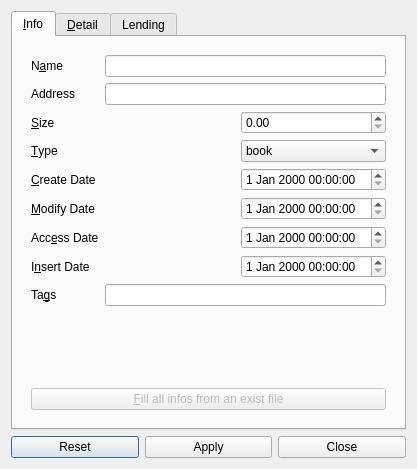
<?xml version="1.0" encoding="UTF-8"?>
<ui version="4.0">
 <class>infoDialog</class>
 <widget class="QDialog" name="infoDialog">
  <property name="geometry">
   <rect>
    <x>0</x>
    <y>0</y>
    <width>417</width>
    <height>469</height>
   </rect>
  </property>
  <property name="windowTitle">
   <string>Infos</string>
  </property>
  <property name="windowIcon">
   <iconset resource="QtRc.qrc">
    <normaloff>:/image/images/info.png</normaloff>:/image/images/info.png</iconset>
  </property>
  <property name="locale">
   <locale language="English" country="UnitedKingdom"/>
  </property>
  <layout class="QGridLayout" name="gridLayout_6">
   <item row="1" column="0">
    <widget class="QPushButton" name="resetButton">
     <property name="text">
      <string>Reset</string>
     </property>
    </widget>
   </item>
   <item row="1" column="1">
    <widget class="QPushButton" name="applyButton">
     <property name="text">
      <string>Apply</string>
     </property>
    </widget>
   </item>
   <item row="1" column="2">
    <widget class="QPushButton" name="closeButton">
     <property name="text">
      <string>Close</string>
     </property>
    </widget>
   </item>
   <item row="0" column="0" colspan="3">
    <widget class="QTabWidget" name="tabs">
     <widget class="QWidget" name="infoTab">
      <attribute name="title">
       <string>&amp;Info</string>
      </attribute>
      <layout class="QGridLayout" name="gridLayout_12">
       <item row="0" column="0">
        <widget class="QStackedWidget" name="infoSW">
         <widget class="QWidget" name="fileInfo">
          <layout class="QGridLayout" name="gridLayout_2">
           <item row="0" column="0">
            <widget class="QLabel" name="labelNameFile">
             <property name="text">
              <string>N&amp;ame</string>
             </property>
             <property name="buddy">
              <cstring>infoNameEdit</cstring>
             </property>
            </widget>
           </item>
           <item row="0" column="1" colspan="2">
            <widget class="QLineEdit" name="infoNameEdit"/>
           </item>
           <item row="2" column="0">
            <widget class="QLabel" name="labelSizeFile">
             <property name="text">
              <string>&amp;Size</string>
             </property>
             <property name="buddy">
              <cstring>infoSizeSpin</cstring>
             </property>
            </widget>
           </item>
           <item row="2" column="1">
            <spacer name="horizontalSpacer">
             <property name="orientation">
              <enum>Qt::Horizontal</enum>
             </property>
             <property name="sizeHint" stdset="0">
              <size>
               <width>116</width>
               <height>20</height>
              </size>
             </property>
            </spacer>
           </item>
           <item row="2" column="2">
            <widget class="QDoubleSpinBox" name="infoSizeSpin">
             <property name="maximum">
              <double>1024.990000000000009</double>
             </property>
            </widget>
           </item>
           <item row="3" column="0">
            <widget class="QLabel" name="labelTypeFile">
             <property name="text">
              <string>&amp;Type</string>
             </property>
             <property name="buddy">
              <cstring>infoTypeCombo</cstring>
             </property>
            </widget>
           </item>
           <item row="3" column="1">
            <spacer name="horizontalSpacer_2">
             <property name="orientation">
              <enum>Qt::Horizontal</enum>
             </property>
             <property name="sizeHint" stdset="0">
              <size>
               <width>116</width>
               <height>20</height>
              </size>
             </property>
            </spacer>
           </item>
           <item row="3" column="2">
            <widget class="QComboBox" name="infoTypeCombo">
             <property name="currentIndex">
              <number>0</number>
             </property>
             <item>
              <property name="text">
               <string>book</string>
              </property>
             </item>
             <item>
              <property name="text">
               <string>e-book</string>
              </property>
             </item>
             <item>
              <property name="text">
               <string>image</string>
              </property>
             </item>
             <item>
              <property name="text">
               <string>music</string>
              </property>
             </item>
             <item>
              <property name="text">
               <string>video</string>
              </property>
             </item>
             <item>
              <property name="text">
               <string>other</string>
              </property>
             </item>
            </widget>
           </item>
           <item row="4" column="0">
            <widget class="QLabel" name="labelDateCreateFile">
             <property name="text">
              <string>&amp;Create Date</string>
             </property>
             <property name="buddy">
              <cstring>infoDateCreate</cstring>
             </property>
            </widget>
           </item>
           <item row="4" column="1">
            <spacer name="horizontalSpacer_3">
             <property name="orientation">
              <enum>Qt::Horizontal</enum>
             </property>
             <property name="sizeHint" stdset="0">
              <size>
               <width>116</width>
               <height>20</height>
              </size>
             </property>
            </spacer>
           </item>
           <item row="4" column="2">
            <widget class="QDateTimeEdit" name="infoDateCreate"/>
           </item>
           <item row="5" column="0">
            <widget class="QLabel" name="labelDateModifyFile">
             <property name="text">
              <string>&amp;Modify Date</string>
             </property>
             <property name="buddy">
              <cstring>infoDateModify</cstring>
             </property>
            </widget>
           </item>
           <item row="5" column="1">
            <spacer name="horizontalSpacer_9">
             <property name="orientation">
              <enum>Qt::Horizontal</enum>
             </property>
             <property name="sizeHint" stdset="0">
              <size>
               <width>116</width>
               <height>20</height>
              </size>
             </property>
            </spacer>
           </item>
           <item row="5" column="2">
            <widget class="QDateTimeEdit" name="infoDateModify"/>
           </item>
           <item row="6" column="0">
            <widget class="QLabel" name="labelDateAccessFile">
             <property name="text">
              <string>Acc&amp;ess Date</string>
             </property>
             <property name="buddy">
              <cstring>infoDateAccess</cstring>
             </property>
            </widget>
           </item>
           <item row="6" column="1">
            <spacer name="horizontalSpacer_10">
             <property name="orientation">
              <enum>Qt::Horizontal</enum>
             </property>
             <property name="sizeHint" stdset="0">
              <size>
               <width>116</width>
               <height>20</height>
              </size>
             </property>
            </spacer>
           </item>
           <item row="6" column="2">
            <widget class="QDateTimeEdit" name="infoDateAccess"/>
           </item>
           <item row="7" column="0">
            <widget class="QLabel" name="labelDateInsertFile">
             <property name="text">
              <string>I&amp;nsert Date</string>
             </property>
             <property name="buddy">
              <cstring>infoDateInsert</cstring>
             </property>
            </widget>
           </item>
           <item row="7" column="1">
            <spacer name="horizontalSpacer_11">
             <property name="orientation">
              <enum>Qt::Horizontal</enum>
             </property>
             <property name="sizeHint" stdset="0">
              <size>
               <width>116</width>
               <height>20</height>
              </size>
             </property>
            </spacer>
           </item>
           <item row="7" column="2">
            <widget class="QDateTimeEdit" name="infoDateInsert"/>
           </item>
           <item row="8" column="0">
            <widget class="QLabel" name="labelTagsFile">
             <property name="text">
              <string>Ta&amp;gs</string>
             </property>
             <property name="buddy">
              <cstring>infoTagsEdit</cstring>
             </property>
            </widget>
           </item>
           <item row="8" column="1" colspan="2">
            <widget class="QLineEdit" name="infoTagsEdit"/>
           </item>
           <item row="9" column="0" colspan="3">
            <spacer name="verticalSpacer">
             <property name="orientation">
              <enum>Qt::Vertical</enum>
             </property>
             <property name="sizeHint" stdset="0">
              <size>
               <width>20</width>
               <height>40</height>
              </size>
             </property>
            </spacer>
           </item>
           <item row="10" column="0" colspan="3">
            <widget class="QPushButton" name="fillFromFile">
             <property name="enabled">
              <bool>false</bool>
             </property>
             <property name="text">
              <string>&amp;Fill all infos from an exist file</string>
             </property>
            </widget>
           </item>
           <item row="1" column="0">
            <widget class="QLabel" name="labelAddress">
             <property name="text">
              <string>Address</string>
             </property>
            </widget>
           </item>
           <item row="1" column="1" colspan="2">
            <widget class="QLineEdit" name="infoAddress">
             <property name="readOnly">
              <bool>true</bool>
             </property>
            </widget>
           </item>
          </layout>
         </widget>
         <widget class="QWidget" name="dirInfo">
          <layout class="QGridLayout" name="gridLayout_8">
           <item row="0" column="0">
            <widget class="QLabel" name="labelNameDir">
             <property name="text">
              <string>N&amp;ame</string>
             </property>
             <property name="buddy">
              <cstring>dirInfoName</cstring>
             </property>
            </widget>
           </item>
           <item row="0" column="1">
            <widget class="QLineEdit" name="dirInfoName"/>
           </item>
           <item row="2" column="0">
            <widget class="QLabel" name="labelTagsDir">
             <property name="text">
              <string>Ta&amp;gs</string>
             </property>
             <property name="buddy">
              <cstring>dirInfoTags</cstring>
             </property>
            </widget>
           </item>
           <item row="2" column="1">
            <widget class="QLineEdit" name="dirInfoTags"/>
           </item>
           <item row="3" column="0">
            <widget class="QLabel" name="labelDateCreateDir">
             <property name="text">
              <string>&amp;Create Date</string>
             </property>
             <property name="buddy">
              <cstring>dirInfoDateCreate</cstring>
             </property>
            </widget>
           </item>
           <item row="3" column="1">
            <widget class="QDateTimeEdit" name="dirInfoDateCreate"/>
           </item>
           <item row="4" column="0">
            <widget class="QLabel" name="labelDateModifyDir">
             <property name="text">
              <string>&amp;Modify Date</string>
             </property>
             <property name="buddy">
              <cstring>dirInfoDateModify</cstring>
             </property>
            </widget>
           </item>
           <item row="4" column="1">
            <widget class="QDateTimeEdit" name="dirInfoDateModify"/>
           </item>
           <item row="5" column="0">
            <widget class="QLabel" name="labelDateAccessDir">
             <property name="text">
              <string>Acc&amp;ess Date</string>
             </property>
             <property name="buddy">
              <cstring>dirInfoDateAccess</cstring>
             </property>
            </widget>
           </item>
           <item row="5" column="1">
            <widget class="QDateTimeEdit" name="dirInfoDateAccess"/>
           </item>
           <item row="6" column="0">
            <widget class="QLabel" name="labelDateInsertDir">
             <property name="text">
              <string>I&amp;nsert Date</string>
             </property>
             <property name="buddy">
              <cstring>dirInfoDateInsert</cstring>
             </property>
            </widget>
           </item>
           <item row="6" column="1">
            <widget class="QDateTimeEdit" name="dirInfoDateInsert"/>
           </item>
           <item row="7" column="0">
            <widget class="QLabel" name="labelDecription">
             <property name="text">
              <string>De&amp;scription</string>
             </property>
             <property name="buddy">
              <cstring>dirInfoDescription</cstring>
             </property>
            </widget>
           </item>
           <item row="7" column="1" rowspan="2">
            <widget class="QTextEdit" name="dirInfoDescription"/>
           </item>
           <item row="8" column="0">
            <spacer name="verticalSpacer_2">
             <property name="orientation">
              <enum>Qt::Vertical</enum>
             </property>
             <property name="sizeHint" stdset="0">
              <size>
               <width>78</width>
               <height>67</height>
              </size>
             </property>
            </spacer>
           </item>
           <item row="9" column="0" colspan="2">
            <widget class="QPushButton" name="fillFromDir">
             <property name="enabled">
              <bool>false</bool>
             </property>
             <property name="text">
              <string>&amp;Fill all infos recursively from an exist directory</string>
             </property>
            </widget>
           </item>
           <item row="1" column="0">
            <widget class="QLabel" name="labelAddressDir">
             <property name="text">
              <string>Address</string>
             </property>
            </widget>
           </item>
           <item row="1" column="1">
            <widget class="QLineEdit" name="dirInfoAddress">
             <property name="readOnly">
              <bool>true</bool>
             </property>
            </widget>
           </item>
          </layout>
         </widget>
        </widget>
       </item>
      </layout>
     </widget>
     <widget class="QWidget" name="detailTab">
      <attribute name="title">
       <string>&amp;Detail</string>
      </attribute>
      <layout class="QGridLayout" name="gridLayout_13">
       <item row="0" column="0">
        <widget class="QStackedWidget" name="detailSW">
         <widget class="QWidget" name="bookDetail">
          <layout class="QGridLayout" name="gridLayout_5">
           <item row="0" column="0">
            <widget class="QLabel" name="labelAuthorBook">
             <property name="text">
              <string>&amp;Author</string>
             </property>
             <property name="buddy">
              <cstring>detailBookAuthor</cstring>
             </property>
            </widget>
           </item>
           <item row="0" column="1" colspan="2">
            <widget class="QLineEdit" name="detailBookAuthor"/>
           </item>
           <item row="1" column="0">
            <widget class="QLabel" name="labelImprintInfo">
             <property name="text">
              <string>Im&amp;print Info</string>
             </property>
             <property name="buddy">
              <cstring>detailBookImprintInfo</cstring>
             </property>
            </widget>
           </item>
           <item row="1" column="1" colspan="2">
            <widget class="QLineEdit" name="detailBookImprintInfo"/>
           </item>
           <item row="2" column="0">
            <widget class="QLabel" name="labelCallNumber">
             <property name="text">
              <string>Call &amp;Number</string>
             </property>
             <property name="buddy">
              <cstring>detailBookCallNumber</cstring>
             </property>
            </widget>
           </item>
           <item row="2" column="1" colspan="2">
            <widget class="QLineEdit" name="detailBookCallNumber"/>
           </item>
           <item row="3" column="0">
            <widget class="QLabel" name="labelYearBook">
             <property name="text">
              <string>&amp;Year</string>
             </property>
             <property name="buddy">
              <cstring>detailBookYearSpin</cstring>
             </property>
            </widget>
           </item>
           <item row="3" column="1">
            <spacer name="horizontalSpacer_7">
             <property name="orientation">
              <enum>Qt::Horizontal</enum>
             </property>
             <property name="sizeHint" stdset="0">
              <size>
               <width>206</width>
               <height>20</height>
              </size>
             </property>
            </spacer>
           </item>
           <item row="3" column="2">
            <widget class="QSpinBox" name="detailBookYearSpin">
             <property name="maximum">
              <number>99999</number>
             </property>
            </widget>
           </item>
           <item row="4" column="0">
            <widget class="QLabel" name="labelPageBook">
             <property name="text">
              <string>Pa&amp;ge</string>
             </property>
             <property name="buddy">
              <cstring>detailBookPageSpin</cstring>
             </property>
            </widget>
           </item>
           <item row="4" column="1">
            <spacer name="horizontalSpacer_8">
             <property name="orientation">
              <enum>Qt::Horizontal</enum>
             </property>
             <property name="sizeHint" stdset="0">
              <size>
               <width>206</width>
               <height>20</height>
              </size>
             </property>
            </spacer>
           </item>
           <item row="4" column="2">
            <widget class="QSpinBox" name="detailBookPageSpin">
             <property name="maximum">
              <number>99999</number>
             </property>
            </widget>
           </item>
          </layout>
         </widget>
         <widget class="QWidget" name="ebookDetail">
          <layout class="QGridLayout" name="gridLayout_4">
           <item row="0" column="0">
            <widget class="QLabel" name="labelTitleEBook">
             <property name="text">
              <string>&amp;Title</string>
             </property>
             <property name="buddy">
              <cstring>detailEbookTitle</cstring>
             </property>
            </widget>
           </item>
           <item row="0" column="1" colspan="2">
            <widget class="QLineEdit" name="detailEbookTitle"/>
           </item>
           <item row="1" column="0">
            <widget class="QLabel" name="labelAuthorEBook">
             <property name="text">
              <string>&amp;Author</string>
             </property>
             <property name="buddy">
              <cstring>detailEbookAuthor</cstring>
             </property>
            </widget>
           </item>
           <item row="1" column="1" colspan="2">
            <widget class="QLineEdit" name="detailEbookAuthor"/>
           </item>
           <item row="2" column="0">
            <widget class="QLabel" name="labelYearEBook">
             <property name="text">
              <string>&amp;Year</string>
             </property>
             <property name="buddy">
              <cstring>detailEbookYearSpin</cstring>
             </property>
            </widget>
           </item>
           <item row="2" column="1">
            <spacer name="horizontalSpacer_5">
             <property name="orientation">
              <enum>Qt::Horizontal</enum>
             </property>
             <property name="sizeHint" stdset="0">
              <size>
               <width>244</width>
               <height>20</height>
              </size>
             </property>
            </spacer>
           </item>
           <item row="2" column="2">
            <widget class="QSpinBox" name="detailEbookYearSpin">
             <property name="maximum">
              <number>99999</number>
             </property>
            </widget>
           </item>
           <item row="3" column="0">
            <widget class="QLabel" name="labelPageEBook">
             <property name="text">
              <string>&amp;Page</string>
             </property>
             <property name="buddy">
              <cstring>detailEbookPageSpin</cstring>
             </property>
            </widget>
           </item>
           <item row="3" column="1">
            <spacer name="horizontalSpacer_6">
             <property name="orientation">
              <enum>Qt::Horizontal</enum>
             </property>
             <property name="sizeHint" stdset="0">
              <size>
               <width>244</width>
               <height>20</height>
              </size>
             </property>
            </spacer>
           </item>
           <item row="3" column="2">
            <widget class="QSpinBox" name="detailEbookPageSpin">
             <property name="maximum">
              <number>99999</number>
             </property>
            </widget>
           </item>
          </layout>
         </widget>
         <widget class="QWidget" name="imageDetail">
          <layout class="QGridLayout" name="gridLayout_7">
           <item row="0" column="0">
            <widget class="QLabel" name="labelHeightImage">
             <property name="text">
              <string>&amp;Height</string>
             </property>
             <property name="buddy">
              <cstring>detailImageHeightSpin</cstring>
             </property>
            </widget>
           </item>
           <item row="0" column="1">
            <widget class="QSpinBox" name="detailImageHeightSpin">
             <property name="suffix">
              <string> px</string>
             </property>
             <property name="maximum">
              <number>99999</number>
             </property>
            </widget>
           </item>
           <item row="1" column="0">
            <widget class="QLabel" name="labelWidthImage">
             <property name="text">
              <string>&amp;Width</string>
             </property>
             <property name="buddy">
              <cstring>detailImageWidthSpin</cstring>
             </property>
            </widget>
           </item>
           <item row="1" column="1">
            <widget class="QSpinBox" name="detailImageWidthSpin">
             <property name="suffix">
              <string> px</string>
             </property>
             <property name="maximum">
              <number>99999</number>
             </property>
            </widget>
           </item>
          </layout>
         </widget>
         <widget class="QWidget" name="musicDetail">
          <layout class="QGridLayout" name="gridLayout">
           <item row="0" column="0">
            <widget class="QLabel" name="labelTitle">
             <property name="text">
              <string>&amp;Title</string>
             </property>
             <property name="buddy">
              <cstring>detailMusicTitle</cstring>
             </property>
            </widget>
           </item>
           <item row="0" column="1" colspan="3">
            <widget class="QLineEdit" name="detailMusicTitle"/>
           </item>
           <item row="1" column="0">
            <widget class="QLabel" name="labelArtist">
             <property name="text">
              <string>&amp;Artist</string>
             </property>
             <property name="buddy">
              <cstring>detailMusicArtist</cstring>
             </property>
            </widget>
           </item>
           <item row="1" column="1" colspan="3">
            <widget class="QLineEdit" name="detailMusicArtist">
             <property name="enabled">
              <bool>true</bool>
             </property>
            </widget>
           </item>
           <item row="2" column="0">
            <widget class="QLabel" name="labelAlbum">
             <property name="text">
              <string>A&amp;lbum</string>
             </property>
             <property name="buddy">
              <cstring>detailMusicAlbum</cstring>
             </property>
            </widget>
           </item>
           <item row="2" column="1" colspan="3">
            <widget class="QLineEdit" name="detailMusicAlbum"/>
           </item>
           <item row="3" column="0">
            <widget class="QLabel" name="labelYear">
             <property name="text">
              <string>&amp;Year</string>
             </property>
             <property name="buddy">
              <cstring>detailMusicYear</cstring>
             </property>
            </widget>
           </item>
           <item row="3" column="2">
            <widget class="QLabel" name="labelTrack">
             <property name="text">
              <string>T&amp;rack</string>
             </property>
             <property name="alignment">
              <set>Qt::AlignCenter</set>
             </property>
             <property name="buddy">
              <cstring>detailMusicTrack</cstring>
             </property>
            </widget>
           </item>
           <item row="4" column="0">
            <widget class="QLabel" name="labelGenre">
             <property name="text">
              <string>&amp;Genre</string>
             </property>
             <property name="buddy">
              <cstring>detailMusicGenre</cstring>
             </property>
            </widget>
           </item>
           <item row="4" column="1" colspan="3">
            <widget class="QLineEdit" name="detailMusicGenre"/>
           </item>
           <item row="5" column="0">
            <widget class="QLabel" name="labelBitrate">
             <property name="text">
              <string>&amp;Bitrate</string>
             </property>
             <property name="buddy">
              <cstring>detailMusicBitrate</cstring>
             </property>
            </widget>
           </item>
           <item row="5" column="2">
            <widget class="QLabel" name="labelSampleRate">
             <property name="text">
              <string>&amp;Sample Rate</string>
             </property>
             <property name="alignment">
              <set>Qt::AlignCenter</set>
             </property>
             <property name="buddy">
              <cstring>detailMusicSampleRate</cstring>
             </property>
            </widget>
           </item>
           <item row="6" column="0">
            <widget class="QLabel" name="labelLength">
             <property name="text">
              <string>&amp;Length</string>
             </property>
             <property name="buddy">
              <cstring>detailMusicLength</cstring>
             </property>
            </widget>
           </item>
           <item row="6" column="1" colspan="3">
            <widget class="QLineEdit" name="detailMusicLength"/>
           </item>
           <item row="3" column="1">
            <widget class="QSpinBox" name="detailMusicYear">
             <property name="maximum">
              <number>99999</number>
             </property>
            </widget>
           </item>
           <item row="3" column="3">
            <widget class="QSpinBox" name="detailMusicTrack">
             <property name="maximum">
              <number>99999</number>
             </property>
            </widget>
           </item>
           <item row="5" column="1">
            <widget class="QSpinBox" name="detailMusicBitrate">
             <property name="suffix">
              <string> kbit</string>
             </property>
             <property name="maximum">
              <number>999</number>
             </property>
             <property name="singleStep">
              <number>16</number>
             </property>
            </widget>
           </item>
           <item row="5" column="3">
            <widget class="QSpinBox" name="detailMusicSampleRate">
             <property name="suffix">
              <string> Hz</string>
             </property>
             <property name="maximum">
              <number>99999</number>
             </property>
            </widget>
           </item>
          </layout>
         </widget>
         <widget class="QWidget" name="videoDetail">
          <layout class="QGridLayout" name="gridLayout_3">
           <item row="0" column="0">
            <widget class="QLabel" name="labelTitleVideo">
             <property name="text">
              <string>&amp;Title</string>
             </property>
             <property name="buddy">
              <cstring>detailVideoTitle</cstring>
             </property>
            </widget>
           </item>
           <item row="0" column="1" colspan="3">
            <widget class="QLineEdit" name="detailVideoTitle"/>
           </item>
           <item row="1" column="0">
            <widget class="QLabel" name="labelLengthVideo">
             <property name="text">
              <string>&amp;Length</string>
             </property>
             <property name="buddy">
              <cstring>detailVideoLength</cstring>
             </property>
            </widget>
           </item>
           <item row="1" column="1">
            <spacer name="horizontalSpacer_4">
             <property name="orientation">
              <enum>Qt::Horizontal</enum>
             </property>
             <property name="sizeHint" stdset="0">
              <size>
               <width>123</width>
               <height>20</height>
              </size>
             </property>
            </spacer>
           </item>
           <item row="1" column="2">
            <widget class="QLineEdit" name="detailVideoLength"/>
           </item>
           <item row="2" column="0">
            <widget class="QLabel" name="labelHeightVideo">
             <property name="text">
              <string>&amp;Height</string>
             </property>
             <property name="buddy">
              <cstring>detailVideoHeight</cstring>
             </property>
            </widget>
           </item>
           <item row="3" column="0">
            <widget class="QLabel" name="labelWidthVideo">
             <property name="text">
              <string notr="true">&amp;Width</string>
             </property>
             <property name="buddy">
              <cstring>detailVideoWidth</cstring>
             </property>
            </widget>
           </item>
           <item row="2" column="2">
            <widget class="QSpinBox" name="detailVideoHeight">
             <property name="suffix">
              <string> px</string>
             </property>
             <property name="maximum">
              <number>99999</number>
             </property>
            </widget>
           </item>
           <item row="2" column="1">
            <spacer name="horizontalSpacer_12">
             <property name="orientation">
              <enum>Qt::Horizontal</enum>
             </property>
             <property name="sizeHint" stdset="0">
              <size>
               <width>40</width>
               <height>20</height>
              </size>
             </property>
            </spacer>
           </item>
           <item row="3" column="1">
            <spacer name="horizontalSpacer_13">
             <property name="orientation">
              <enum>Qt::Horizontal</enum>
             </property>
             <property name="sizeHint" stdset="0">
              <size>
               <width>40</width>
               <height>20</height>
              </size>
             </property>
            </spacer>
           </item>
           <item row="3" column="2">
            <widget class="QSpinBox" name="detailVideoWidth">
             <property name="suffix">
              <string> px</string>
             </property>
             <property name="maximum">
              <number>99999</number>
             </property>
            </widget>
           </item>
          </layout>
         </widget>
         <widget class="QWidget" name="noDetail"/>
        </widget>
       </item>
      </layout>
     </widget>
     <widget class="QWidget" name="lentTab">
      <attribute name="title">
       <string>Lending</string>
      </attribute>
      <layout class="QGridLayout" name="gridLayout_9">
       <item row="0" column="0">
        <widget class="QLabel" name="labelStatus">
         <property name="text">
          <string>Status</string>
         </property>
        </widget>
       </item>
       <item row="1" column="0" colspan="2">
        <widget class="QLabel" name="labelTotalLending">
         <property name="text">
          <string>Total number of lending</string>
         </property>
        </widget>
       </item>
       <item row="1" column="2">
        <widget class="QLineEdit" name="totalLendingLine">
         <property name="readOnly">
          <bool>true</bool>
         </property>
        </widget>
       </item>
       <item row="3" column="0" colspan="2">
        <widget class="QLabel" name="labelTotalReserveTail">
         <property name="text">
          <string>Total number of reserved tail</string>
         </property>
        </widget>
       </item>
       <item row="3" column="2">
        <widget class="QLineEdit" name="totalReserveTailLine">
         <property name="readOnly">
          <bool>true</bool>
         </property>
        </widget>
       </item>
       <item row="0" column="1" colspan="2">
        <widget class="QComboBox" name="statusCombo">
         <property name="enabled">
          <bool>false</bool>
         </property>
         <item>
          <property name="text">
           <string>Item can be borrow</string>
          </property>
         </item>
         <item>
          <property name="text">
           <string>Item has been lent</string>
          </property>
         </item>
         <item>
          <property name="text">
           <string>Waiting for tail of reserve</string>
          </property>
         </item>
        </widget>
       </item>
      </layout>
     </widget>
    </widget>
   </item>
  </layout>
 </widget>
 <resources>
  <include location="QtRc.qrc"/>
 </resources>
 <connections>
  <connection>
   <sender>closeButton</sender>
   <signal>clicked()</signal>
   <receiver>infoDialog</receiver>
   <slot>reject()</slot>
   <hints>
    <hint type="sourcelabel">
     <x>328</x>
     <y>418</y>
    </hint>
    <hint type="destinationlabel">
     <x>414</x>
     <y>393</y>
    </hint>
   </hints>
  </connection>
  <connection>
   <sender>infoTypeCombo</sender>
   <signal>currentIndexChanged(int)</signal>
   <receiver>detailSW</receiver>
   <slot>setCurrentIndex(int)</slot>
   <hints>
    <hint type="sourcelabel">
     <x>314</x>
     <y>139</y>
    </hint>
    <hint type="destinationlabel">
     <x>208</x>
     <y>219</y>
    </hint>
   </hints>
  </connection>
 </connections>
</ui>
